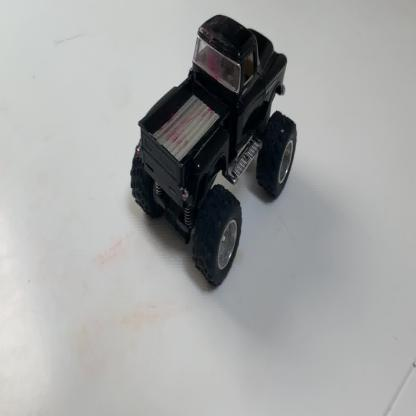
#> input picture data/4 toys.v2.yolov5pytorch/test/images/toy_2234_0032_jpg.rf.a614a6bd1d09204441e282b16d9d891e.jpg, 416 x 416 px, given in place of the camera
$ python detect_motion.py   (older library calls are emulated)
#> lines starting #> are read from the running program, lines starting #| are printed output that depends on the picture
import numpy as np
import cv2
#import imutils

import paho.mqtt.client as mqtt
import paho.mqtt.publish as publish

LOCAL_MQTT_HOST="broker"
LOCAL_MQTT_PORT=1883
LOCAL_MQTT_TOPIC="IoT/motions"


# 1 should correspond to /dev/video1 , your USB camera. The 0 is reserved for the NX onboard camera
cap = cv2.VideoCapture(0)

fgbg = cv2.createBackgroundSubtractorMOG2()

while(True):
    # Capture frame-by-frame
    ret, frame = cap.read()
#> frame is the input picture: shape (416, 416, 3); mean B, G, R 162.7, 163.1, 162

    ## implement the blur function with the kernel of 3,3
    frame = cv2.blur(frame, ksize=(3, 3) )
    fgmask = fgbg.apply(frame)
#> fgmask: shape (416, 416); every value is 127

    img, cnts, hierarchy = cv2.findContours(fgmask, cv2.RETR_EXTERNAL, cv2.CHAIN_APPROX_SIMPLE)
#> cnts = [[[0, 0], [0, 415], [415, 415], [415, 0]]]
    for c in cnts:
        (x, y, w, h) = cv2.boundingRect(c)
        cv2.rectangle(frame, (x, y), (x + w, y + h), (0, 255, 0), 2)
#> this loop made 1 pass
#> (c, x, y, w, h) on pass 1: ([[0, 0], [0, 415], [415, 415], [415, 0]], 0, 0, 416, 416)
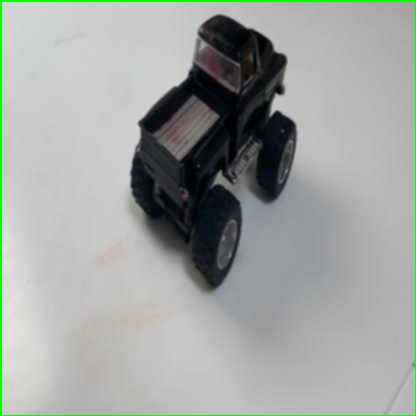
#> frame: shape (416, 416, 3); mean B, G, R 159.9, 164, 159.2

    ## display the frame
    cv2.imshow('frame', frame)

    # [22 lines of commented-out code are left out]
    cv2.imshow('FG Mask', fgmask)
    if cv2.waitKey(1) & 0xFF == ord('q'):
#> (key q is pressed here)
        break

# When everything done, release the capture
cap.release()
cv2.destroyAllWindows()
